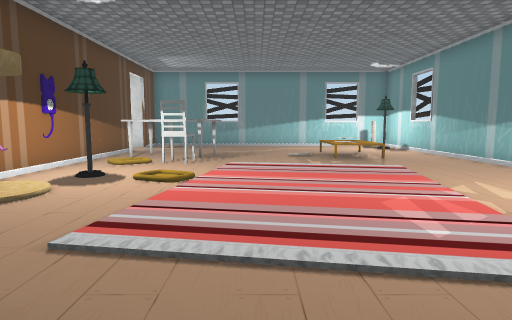
View 1 (above)

16 first-person views from a walk through a 3-D level made in the Unity game engine. The camera is 1.2 m above the floor, tilts 6° down and sees 75° across. The floor is counted in squares, 1 m on a side. Each view is taken from the middle of a square. On the plan, view 1 faces up. The plan holds only what a view shows up to about 14 squares ahead; the rest is blank. The place goes on beyond the plan. The player is left out. Some animated figures are left out. Door leaves are left out, so doorways stand open. Some surface patterns are stand-ins.

View 2
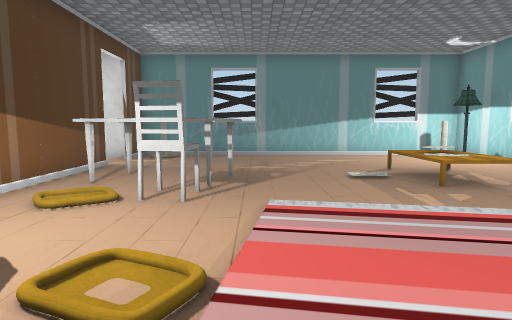

View 3
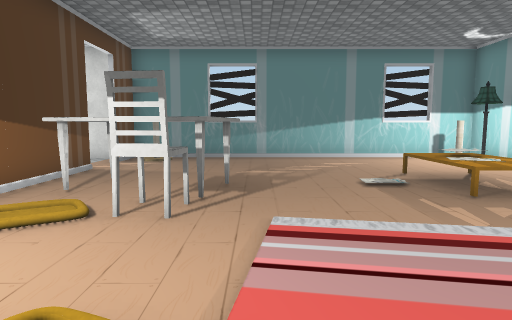

View 4
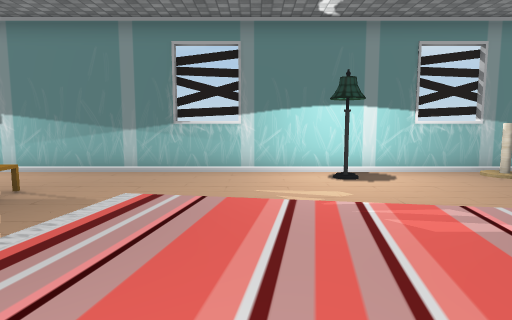

View 5
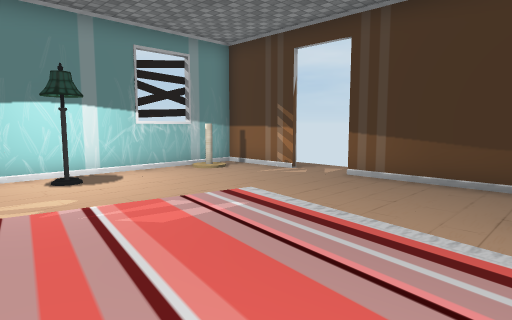

View 6
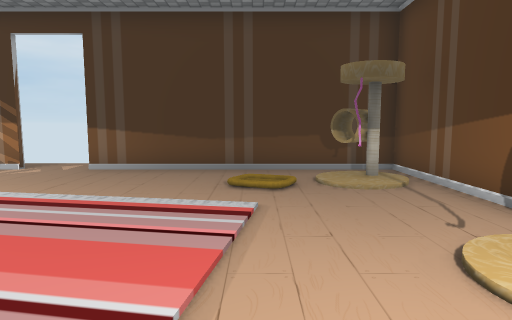

View 7
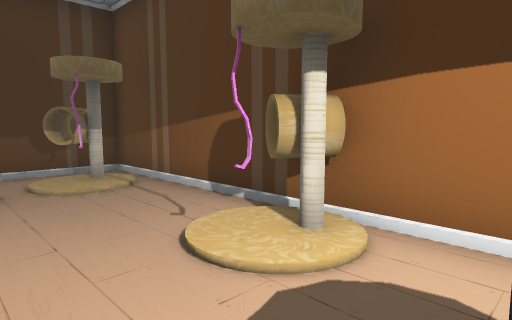

View 8
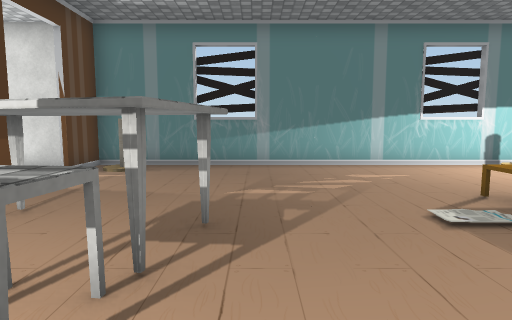

View 9
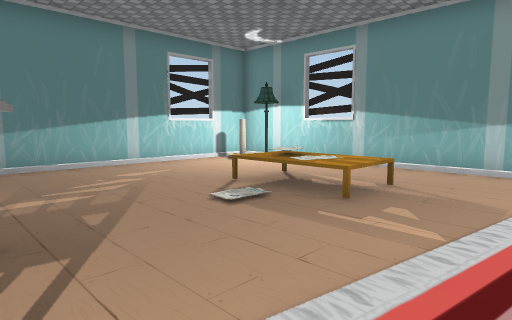

View 10
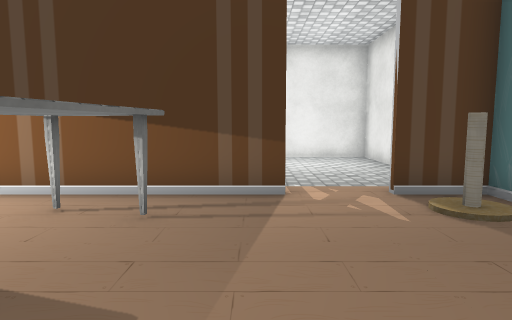

View 11
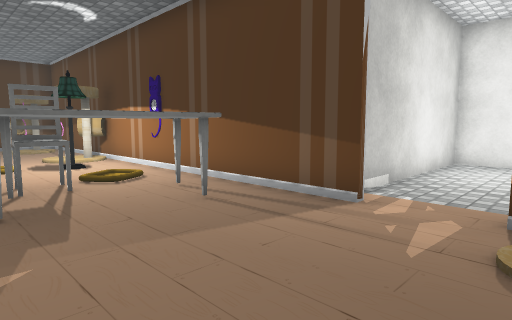

View 12
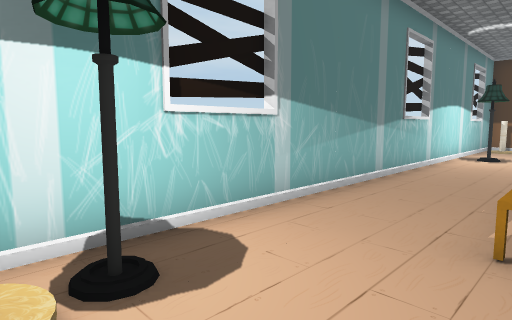

View 13
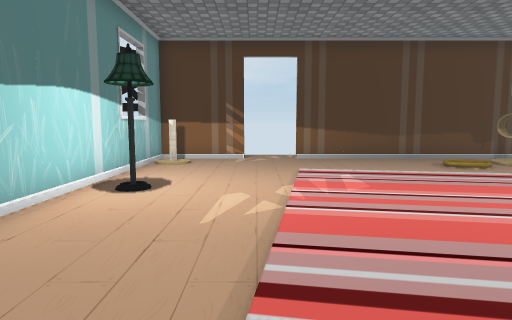

View 14
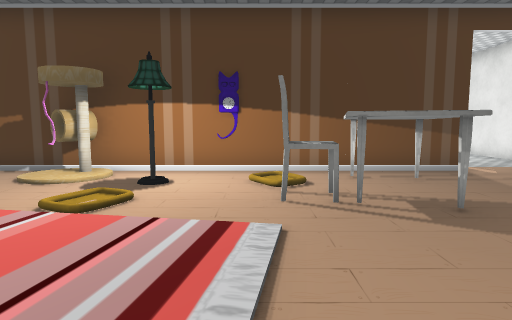

View 15
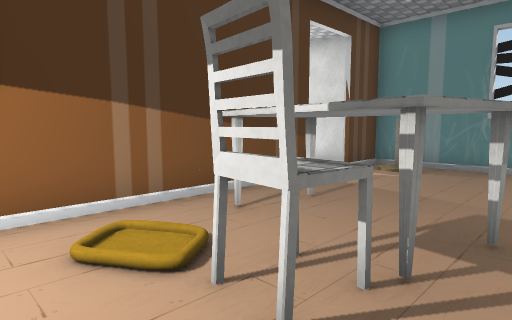

View 16
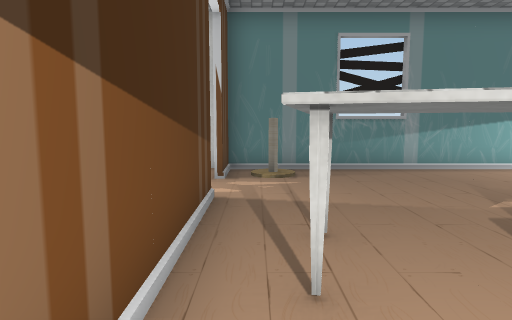

### Floor plan
Key: @ floor where view 1 was taken; # wall or solid block; x gap in a wall; . main floor; : floor 0.5 m higher than the main floor; / step, stairs or slope; D open door; O other object.
Columns run from 13 left of view 1 to 8 right of it. Each row starts with its distance up from view 1.
 19 ######################
 18 #......#O..........O##
 17 #......D............O#
 16 #......D............##
 15 ########............##
 14        #.O......//...#
 13        #OOOOO.../:...#
 12        #OOOO..../:...#
 11        #./OO.........#
 10        #./...........#
  9        #............##
  8        #.O./........##
  7        #.../.........#
  6        #O............#
  5        #O..........Ox#
  4        #.............#
  3        #.............#
  2        #............##
  1        #.O..........O#
  0        #OO...@.......#
 -1        #########DD####
 -2                 ...

Where each view was taken, in squares from view 1:
view 1: 0 up, 0 right, facing up
view 2: 5 up, 1 left, facing up
view 3: 6 up, 1 left, facing up
view 4: 7 up, 2 left, facing right
view 5: 7 up, 2 left, facing down-right
view 6: 8 up, 2 left, facing down
view 7: 8 up, 2 left, facing down-left
view 8: 9 up, 1 left, facing up
view 9: 9 up, 2 left, facing up-right
view 10: 15 up, 0 right, facing left
view 11: 18 up, 1 left, facing down-left
view 12: 18 up, 4 right, facing down-right
view 13: 11 up, 4 right, facing down
view 14: 10 up, 3 right, facing left
view 15: 9 up, 1 left, facing up-left
view 16: 10 up, 5 left, facing up
